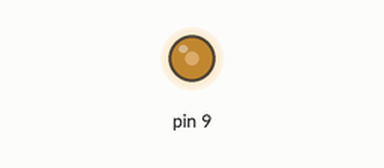
This sketch was run on a simulated Arduino Leonardo, built with avr-gcc and run on an emulated ATmega32U4. Shown: output pins drawn as LEDs (lit = HIGH).

Above: at 0.1 s.
Timing chart, 0 to 1.6 s (numbered marks = the images above):
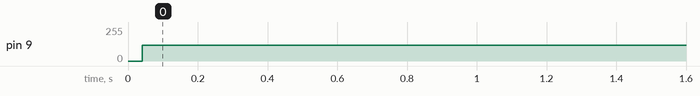

The sketch:

Eslpora_Tst04.ino
```cpp
///Peri: RGB Green
///Function: Fading in Repeat

#include <Esplora.h>

int brightness=0;
int fadeAmount=5;


void setup(){

}


void loop(){
  Esplora.writeBlue(brightness);
  brightness = brightness + fadeAmount;

  if(brightness==0||brightness==255){
    fadeAmount = -fadeAmount;
  }
}
```

Measured:
- by itself, pin 9: 0/255 → 118/255 at 0.04 s
